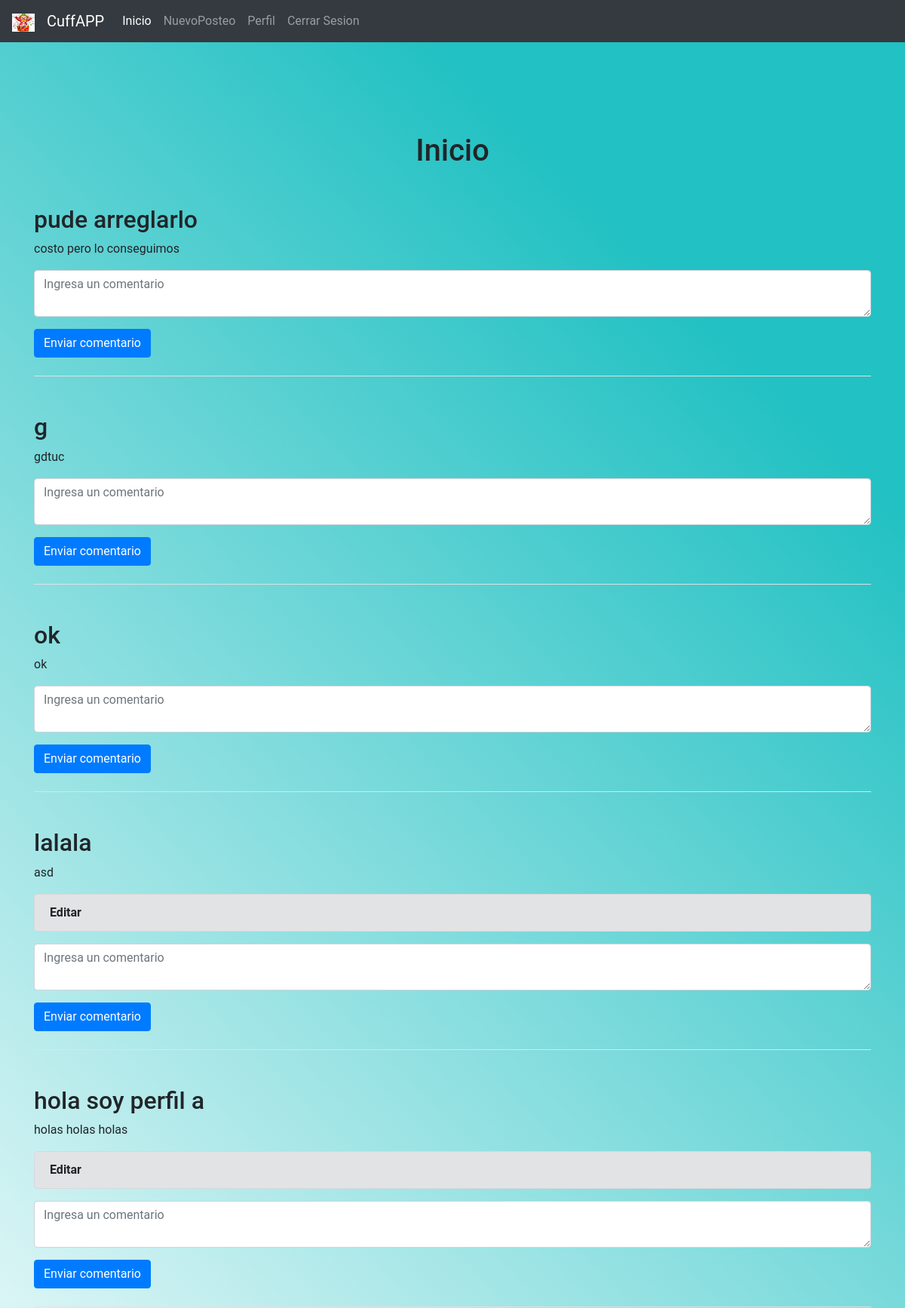
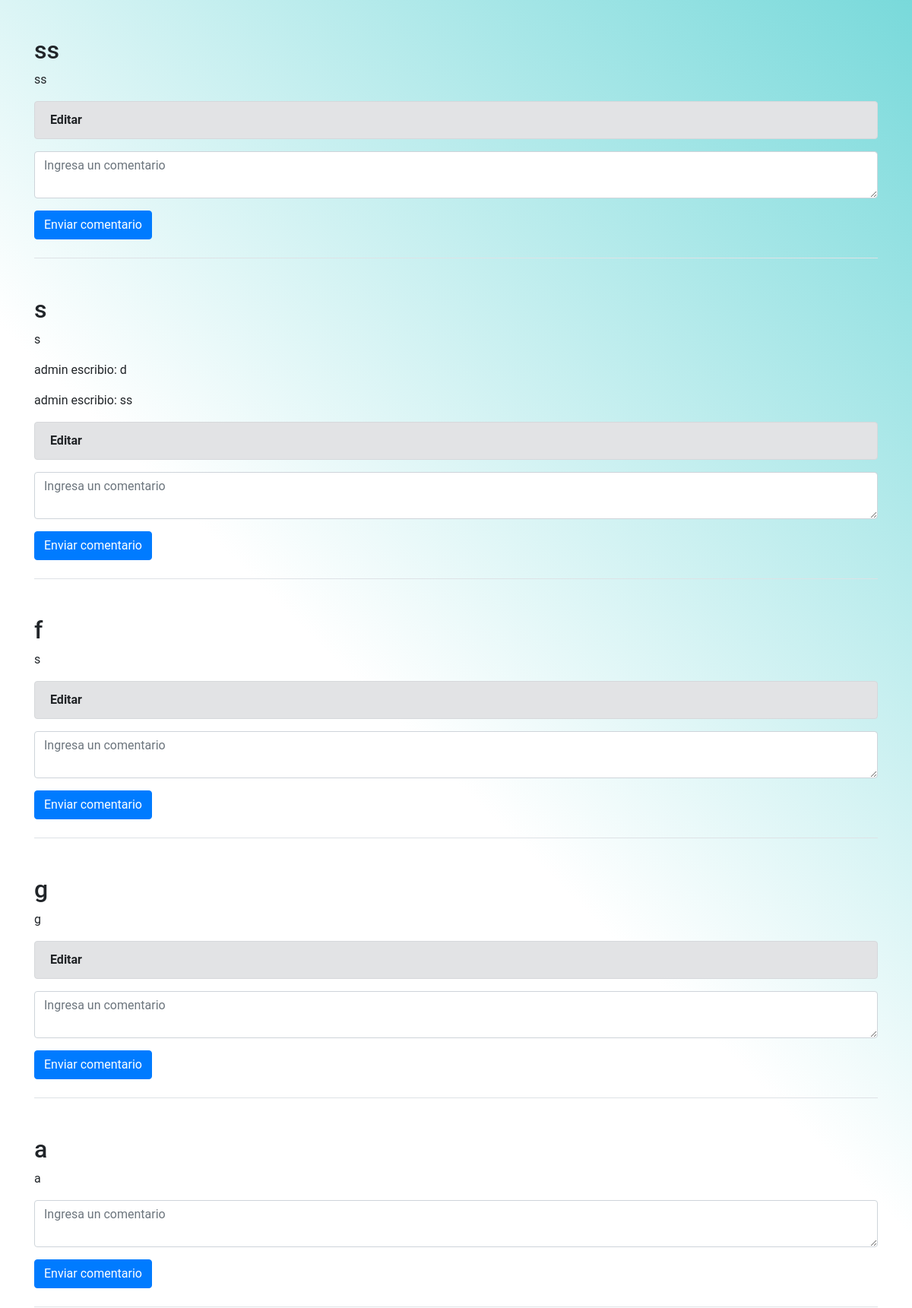
The app's page / (signed in, upper part) with its own data (2 pictures, top to bottom).
### base/models.py (models this page shows, shortened)
class Post(models.Model):
    title = models.CharField (max_length=199)
    text = models.TextField()
    timestamp = models.DateTimeField(default=timezone.now)
    created = models.DateTimeField(auto_now_add = True)
    updated = models.DateTimeField(auto_now = True)
    user = models.ForeignKey(User, on_delete=models.CASCADE, related_name='posts')

class Comment(models.Model):
    text = models.TextField()
    user = models.ForeignKey(User, null=True, on_delete=models.SET_NULL)
    post = models.ForeignKey(Post, on_delete=models.CASCADE)
    created = models.DateTimeField(auto_now_add = True)
    updated = models.DateTimeField(auto_now = True)

### base/views.py (the view)
# urls.py: path('', views.home),
def home(request):
   posts = Post.objects.order_by('-created')
   return render (request, 'home.html', { 'posts' : posts })

### templates/home.html (shortened to what this page needs)
{% extends "layouts/main.html" %}
{% block content %}
<div class="container; text-center pt-5">
    <h1> Inicio </h1>
</div>
    {% for p in posts %}
    <div class="my-4 py-4 border-bottom">
     <h2> {{p.title}} </h2>
        <p> {{p.text}} </p>
        {% for c in p.comment_set.all %}
          <p> {{c.user.username}}  escribio: {{c.text}} </p>
        {% endfor %}
        {% if request.user.is_authenticated and request.user == p.user %}
        <div class="alert alert-secondary" role="alert">
            <a href="/post/{{p.id}}" class="alert-link" >Editar</a>
        </div>
            {% endif %}
        {% if request.user.is_authenticated %}
            <form method="POST" action="/comment/">
                <div class="form-group my-3">
                    <textarea class="form-control" name="text" placeholder="Ingresa un comentario "></textarea>
                </div>
                <button class="btn btn-primary" type="submit"> Enviar comentario</button>
            </form>
        {% endif %}
    </div>
    {% endfor %}
{% endblock %}

### records on screen
Post: title "pude arreglarlo", text "costo pero lo conseguimos"
Post: title "g", text "gdtuc"
Post: title "ok", text "ok"
Post: title "lalala", text "asd"
Post: title "hola soy perfil a", text "holas holas holas"
Post: title "ss", text "ss"
Post: title "s", text "s"
Comment: user.username "admin", text "d"
Comment: user.username "admin", text "ss"
Post: title "f", text "s"
Post: title "g", text "g"
Post: title "a", text "a"
